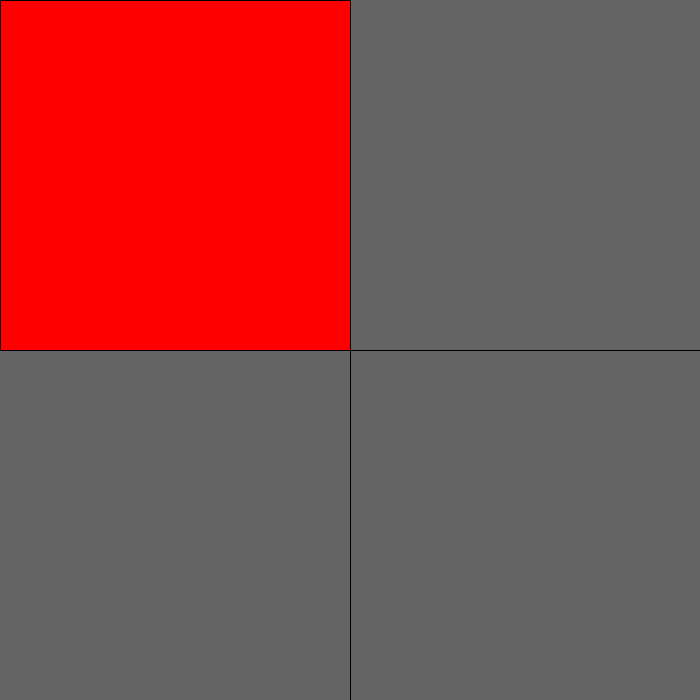
Frame 1 (no input)
Frame 60 (the mouse pressed at the canvas centre just before this capture): identical to frame 1, image omitted
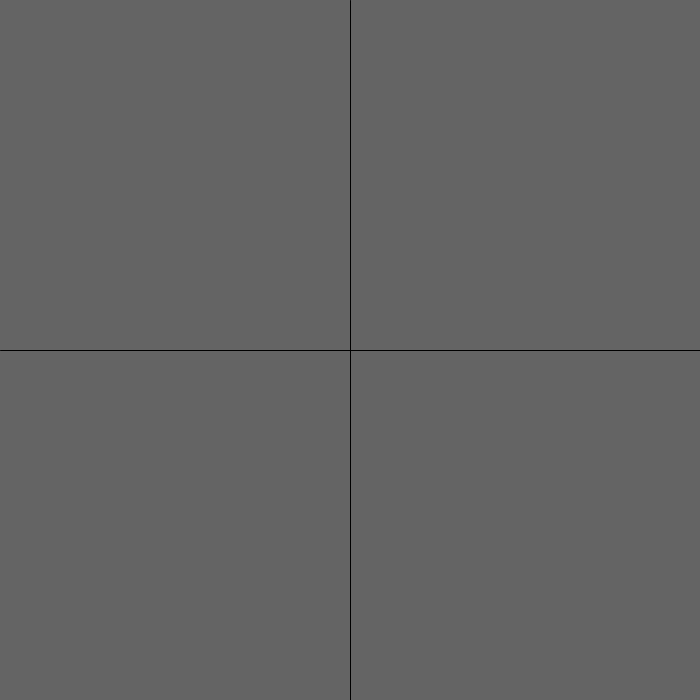
Frame 120 (the mouse held since frame 60 and released just before this capture)

The Processing sketch that drew these frames (run headless with seeded random() and noise(); from frame 60 on, the mouse is pressed at the canvas centre):

// Processing sketch: quadrant_if_else_if_else_projectinho_exerciseinho
// ── quadrant_if_else_if_else_projectinho_exerciseinho.pde
//quadrant if else if else projectinho exerciseinho

void setup(){
  size(700,700);
}

void draw(){
  int r;
  int g;
  int b;
  background(100);//drawing the background at the start of each loop so that the quadrants appear uncoloured

  if(mouseX<width/2){
    if(mouseY>height/2){
      //we are in Bath quadrant
      r=0;
      g=255;
      b=255;
      fill(r,g,b);
      rect(0,height/2,width/2,height/2);
    }
    else{
      //we are in lancaster quadrant
      r=255;
      g=0;
      b=0;
      fill(r,g,b);
      rect(0,0,width/2,height/2);
    }
  }
  else if(mouseX>width/2){
    if(mouseY<height/2){
      //we are in Newcastle quadrant
      r=0;
      g=0;
      b=255;
      fill(r,g,b);
      rect(width/2,0,width/2,height/2);
    }
    else{
      //we're in london bitches
      r=255;
      g=239;
      b=0;
      fill(r,g,b);
      rect(width/2,height/2,width/2,height/2);
    }
  }
  else{ //Processing doesn't detect my mouse out of the program window so we don't actually need this else conditional statement
    background(100);
  }

  //quadrant lines
  line(width/2,0,width/2,height);
  line(0,height/2,width,height/2);
}
